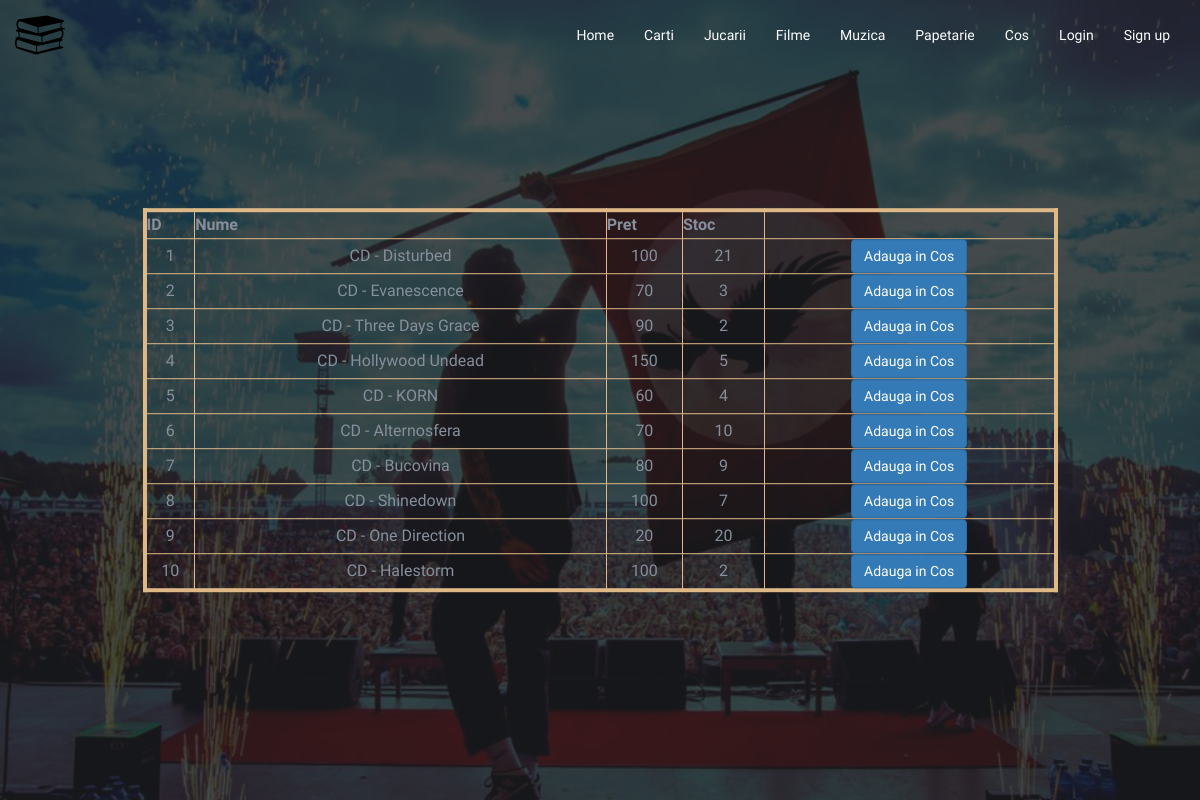
The page /pages/muzica/muzica.php on the database its author committed.
### tables this page shows
CREATE TABLE `muzica` (
  `idmuzica` int(11) NOT NULL,
  `nume` varchar(50) DEFAULT NULL,
  `pret` int(11) DEFAULT NULL,
  `stoc` int(11) DEFAULT NULL,
  PRIMARY KEY (`idmuzica`)
);

### pages/muzica/muzica.php (the view)
<!DOCTYPE html>
<html lang="en">
<?php require $_SERVER['DOCUMENT_ROOT'] . '/PIE/includes/head.php'; ?>
<body>
	<header id="home">
		<div class="bg-img" style="background-image: url('/PIE/img/hu.jpg');">
			<div class="overlay"></div>
		</div>
		<?php require $_SERVER['DOCUMENT_ROOT'] . '/PIE/includes/navbar.php'; ?>
    <div class="home-wrapper">
    	<div class="container">
        	<div class="row">
          		<div class="col-md-10 col-md-offset-1">
            		<div class="home-content">
						<div class="container-fluid">
							<?php
								try {
									require $_SERVER['DOCUMENT_ROOT'] . '/PIE/includes/db_connect.php';
									$query = "SELECT * FROM muzica";
									$data = $db->query($query);
									echo '
									<table width="100%" height="100%" border="4" cellpadding="5" cellspacing="5" style="background-color:" bordercolor="#DEB887">
										<tr>
												<th>ID</th>
												<th>Nume</th>
												<th>Pret</th>
												<th>Stoc</th>
												<th></th>
										</tr>';
									foreach($data as $row) {
										echo '
										<tr>
											<td>'.$row["idmuzica"].'</td>
											<td>'.$row["nume"].'</td>
											<td>'.$row["pret"].'</td>
											<td>'.$row["stoc"].'</td>
											<td> <a class="btn btn-primary" href="/PIE/backend/add_cart.php?muzica='.$row["idmuzica"].'&back=/PIE/pages/muzica/muzica.php">Adauga in Cos<a></td>
										</tr>';
									}
									echo '</table>';
								} catch(PDOException $error) {
									$error->getMessage();
								}
							?>
						</div>
            		</div>
        		</div>
      		</div>
    	</div>
    </div>
</header>
</body>
</html>

### css/style.css (style rules this page uses)
body { font-family: 'Varela Round', sans-serif; font-size: 16px; line-height: 1.6; overflow-x: hidden; color: #868F9B; }
a { color: #6195FF; text-decoration: none; -webkit-transition: 0.2s opacity; transition: 0.2s opacity; }
.bg-img { position: absolute; left: 0; top: 0; right: 0; bottom: 0; z-index: -1; background-position: center; background-size: cover; background-attachment: fixed; }
.bg-img .overlay { position: absolute; left: 0; top: 0; right: 0; bottom: 0; opacity: .8; background: #1C1D21; }
header { position: relative; }
#home { height: 100vh; }
#home .home-wrapper { position: absolute; left: 0px; right: 0px; top: 50%; -webkit-transform: translateY(-50%); -ms-transform: translateY(-50%); transform: translateY(-50%); text-align: center; }

### rows shown on the page
muzica: idmuzica "1", nume "CD - Disturbed", pret "100", stoc "21"
muzica: idmuzica "2", nume "CD - Evanescence", pret "70", stoc "3"
muzica: idmuzica "3", nume "CD - Three Days Grace", pret "90", stoc "2"
muzica: idmuzica "4", nume "CD - Hollywood Undead", pret "150", stoc "5"
muzica: idmuzica "5", nume "CD - KORN", pret "60", stoc "4"
muzica: idmuzica "6", nume "CD - Alternosfera", pret "70", stoc "10"
muzica: idmuzica "7", nume "CD - Bucovina", pret "80", stoc "9"
muzica: idmuzica "8", nume "CD - Shinedown", pret "100", stoc "7"
muzica: idmuzica "9", nume "CD - One Direction", pret "20", stoc "20"
muzica: idmuzica "10", nume "CD - Halestorm", pret "100", stoc "2"
